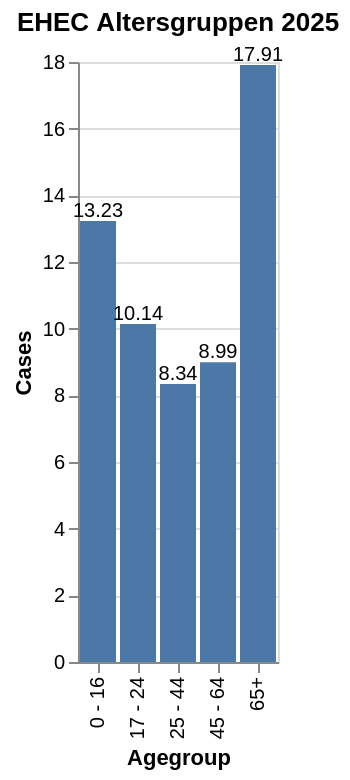

Source (notebook cell):
### Code cell
data_age_2025 = data_med[data_med["temporal"] == "2025"]

bar_age_2 = alt.Chart(data_age_2025).mark_bar().encode(
    x=alt.X("agegroup", title="Agegroup"),
    y=alt.Y("incValue", title="Cases")
).properties(
    title="EHEC Altersgruppen 2025"
)

# Textlabels
text = bar_age_2.mark_text(
    align="center",
    dy=-5,
    size=10
).encode(
    text="incValue:Q"
)

bar_age_2 = bar_age_2 + text

bar_age_2

### Figure 1 — Vega-Lite specification as saved in the notebook (floating-point values rounded to 4 significant figures)
{"config": {"view": {"continuousWidth": 300, "continuousHeight": 300}}, "layer": [{"mark": {"type": "bar"}, "encoding": {"x": {"field": "agegroup", "title": "Agegroup", "type": "nominal"}, "y": {"field": "incValue", "title": "Cases", "type": "quantitative"}}, "title": "EHEC Altersgruppen 2025"}, {"mark": {"type": "text", "align": "center", "dy": -5, "size": 10}, "encoding": {"text": {"field": "incValue", "type": "quantitative"}, "x": {"field": "agegroup", "title": "Agegroup", "type": "nominal"}, "y": {"field": "incValue", "title": "Cases", "type": "quantitative"}}, "title": "EHEC Altersgruppen 2025"}], "data": {"name": "data-64eac4cfd4048574791aa4957979e7b5"}, "$schema": "https://vega.github.io/schema/vega-lite/v6.1.0.json", "datasets": {"data-64eac4cfd4048574791aa4957979e7b5": [{"valueCategory": "cases_10y_mean", "temporal": "2025", "temporal_type": "year", "georegion": "CHFL", "georegion_type": "CHFL", "agegroup": "0 - 16", "agegroup_type": "agegroup_food", "sex": "all", "type": "all", "value": null, "pop": null, "incValue": 13.23, "valueYearCumSum": null, "valueMean3y": null, "trend": NaN, "prct": null, "deltaValue": null, "deltaIncValue": null, "incValuePrctChange": null, "valueMean5y": null, "dataComplete": true}, {"valueCategory": "cases_10y_mean", "temporal": "2025", "temporal_type": "year", "georegion": "CHFL", "georegion_type": "CHFL", "agegroup": "17 - 24", "agegroup_type": "agegroup_food", "sex": "all", "type": "all", "value": null, "pop": null, "incValue": 10.14, "valueYearCumSum": null, "valueMean3y": null, "trend": NaN, "prct": null, "deltaValue": null, "deltaIncValue": null, "incValuePrctChange": null, "valueMean5y": null, "dataComplete": true}, {"valueCategory": "cases_10y_mean", "temporal": "2025", "temporal_type": "year", "georegion": "CHFL", "georegion_type": "CHFL", "agegroup": "25 - 44", "agegroup_type": "agegroup_food", "sex": "all", "type": "all", "value": null, "pop": null, "incValue": 8.34, "valueYearCumSum": null, "valueMean3y": null, "trend": NaN, "prct": null, "deltaValue": null, "deltaIncValue": null, "incValuePrctChange": null, "valueMean5y": null, "dataComplete": true}, {"valueCategory": "cases_10y_mean", "temporal": "2025", "temporal_type": "year", "georegion": "CHFL", "georegion_type": "CHFL", "agegroup": "45 - 64", "agegroup_type": "agegroup_food", "sex": "all", "type": "all", "value": null, "pop": null, "incValue": 8.99, "valueYearCumSum": null, "valueMean3y": null, "trend": NaN, "prct": null, "deltaValue": null, "deltaIncValue": null, "incValuePrctChange": null, "valueMean5y": null, "dataComplete": true}, {"valueCategory": "cases_10y_mean", "temporal": "2025", "temporal_type": "year", "georegion": "CHFL", "georegion_type": "CHFL", "agegroup": "65+", "agegroup_type": "agegroup_food", "sex": "all", "type": "all", "value": null, "pop": null, "incValue": 17.91, "valueYearCumSum": null, "valueMean3y": null, "trend": NaN, "prct": null, "deltaValue": null, "deltaIncValue": null, "incValuePrctChange": null, "valueMean5y": null, "dataComplete": true}, {"valueCategory": "cases_10y_mean", "temporal": "2025", "temporal_type": "year", "georegion": "CHFL", "georegion_type": "CHFL", "agegroup": "unknown", "agegroup_type": "agegroup_food", "sex": "all", "type": "all", "value": null, "pop": null, "incValue": null, "valueYearCumSum": null, "valueMean3y": null, "trend": NaN, "prct": null, "deltaValue": null, "deltaIncValue": null, "incValuePrctChange": null, "valueMean5y": null, "dataComplete": true}]}}
